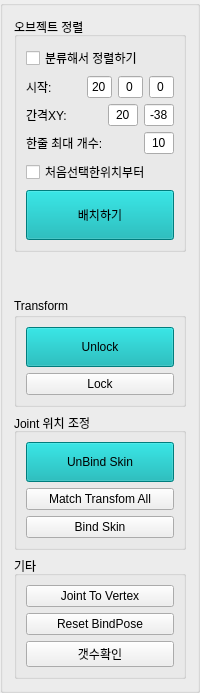
            <widget class="QGroupBox" name="groupBox">
             <property name="title">
              <string/>
             </property>
             <layout class="QVBoxLayout" name="verticalLayout_5">
              <item>
               <widget class="QGroupBox" name="groupBox_7">
                <property name="title">
                 <string>오브젝트 정렬</string>
                </property>
                <layout class="QVBoxLayout" name="verticalLayout_12">
                 <item>
                  <widget class="QCheckBox" name="cb_alignCategory">
                   <property name="text">
                    <string>분류해서 정렬하기</string>
                   </property>
                  </widget>
                 </item>
                 <item>
                  <layout class="QHBoxLayout" name="horizontalLayout_3">
                   <item>
                    <widget class="QLabel" name="label_4">
                     <property name="text">
                      <string>시작:</string>
                     </property>
                    </widget>
                   </item>
                   <item>
                    <widget class="QLineEdit" name="lineEdit_startX">
                     <property name="sizePolicy">
                      <sizepolicy hsizetype="Minimum" vsizetype="Fixed">
                       <horstretch>0</horstretch>
                       <verstretch>0</verstretch>
                      </sizepolicy>
                     </property>
                     <property name="maximumSize">
                      <size>
                       <width>25</width>
                       <height>16777215</height>
                      </size>
                     </property>
                     <property name="text">
                      <string>20</string>
                     </property>
                     <property name="alignment">
                      <set>Qt::AlignCenter</set>
                     </property>
                    </widget>
                   </item>
                   <item>
                    <widget class="QLineEdit" name="lineEdit_startY">
                     <property name="sizePolicy">
                      <sizepolicy hsizetype="Minimum" vsizetype="Fixed">
                       <horstretch>0</horstretch>
                       <verstretch>0</verstretch>
                      </sizepolicy>
                     </property>
                     <property name="maximumSize">
                      <size>
                       <width>25</width>
                       <height>16777215</height>
                      </size>
                     </property>
                     <property name="text">
                      <string>0</string>
                     </property>
                     <property name="alignment">
                      <set>Qt::AlignCenter</set>
                     </property>
                    </widget>
                   </item>
                   <item>
                    <widget class="QLineEdit" name="lineEdit_startZ">
                     <property name="sizePolicy">
                      <sizepolicy hsizetype="Minimum" vsizetype="Fixed">
                       <horstretch>0</horstretch>
                       <verstretch>0</verstretch>
                      </sizepolicy>
                     </property>
                     <property name="maximumSize">
                      <size>
                       <width>25</width>
                       <height>111111</height>
                      </size>
                     </property>
                     <property name="text">
                      <string>0</string>
                     </property>
                     <property name="alignment">
                      <set>Qt::AlignCenter</set>
                     </property>
                    </widget>
                   </item>
                  </layout>
                 </item>
                 <item>
                  <layout class="QHBoxLayout" name="horizontalLayout_5">
                   <item>
                    <widget class="QLabel" name="label_5">
                     <property name="text">
                      <string>간격XY:</string>
                     </property>
                    </widget>
                   </item>
                   <item>
                    <widget class="QLineEdit" name="lineEdit_intervalX">
                     <property name="sizePolicy">
                      <sizepolicy hsizetype="Minimum" vsizetype="Fixed">
                       <horstretch>0</horstretch>
                       <verstretch>0</verstretch>
                      </sizepolicy>
                     </property>
                     <property name="maximumSize">
                      <size>
                       <width>30</width>
                       <height>16777215</height>
                      </size>
                     </property>
                     <property name="text">
                      <string>20</string>
                     </property>
                     <property name="alignment">
                      <set>Qt::AlignCenter</set>
                     </property>
                    </widget>
                   </item>
                   <item>
                    <widget class="QLineEdit" name="lineEdit_intervalY">
                     <property name="sizePolicy">
                      <sizepolicy hsizetype="Minimum" vsizetype="Fixed">
                       <horstretch>0</horstretch>
                       <verstretch>0</verstretch>
                      </sizepolicy>
                     </property>
                     <property name="maximumSize">
                      <size>
                       <width>30</width>
                       <height>16777215</height>
                      </size>
                     </property>
                     <property name="text">
                      <string>-38</string>
                     </property>
                     <property name="alignment">
                      <set>Qt::AlignCenter</set>
                     </property>
                    </widget>
                   </item>
                  </layout>
                 </item>
                 <item>
                  <layout class="QHBoxLayout" name="horizontalLayout_7">
                   <item>
                    <widget class="QLabel" name="label_9">
                     <property name="text">
                      <string>한줄 최대 개수:</string>
                     </property>
                    </widget>
                   </item>
                   <item>
                    <widget class="QLineEdit" name="lineEdit_lineMaxCount">
                     <property name="sizePolicy">
                      <sizepolicy hsizetype="Minimum" vsizetype="Fixed">
                       <horstretch>0</horstretch>
                       <verstretch>0</verstretch>
                      </sizepolicy>
                     </property>
                     <property name="maximumSize">
                      <size>
                       <width>30</width>
                       <height>16777215</height>
                      </size>
                     </property>
                     <property name="text">
                      <string>10</string>
                     </property>
                     <property name="alignment">
                      <set>Qt::AlignCenter</set>
                     </property>
                    </widget>
                   </item>
                  </layout>
                 </item>
                 <item>
                  <widget class="QCheckBox" name="cb_startPositionObject">
                   <property name="text">
                    <string>처음선택한위치부터</string>
                   </property>
                  </widget>
                 </item>
                 <item>
                  <widget class="QPushButton" name="pb_alignObject">
                   <property name="minimumSize">
                    <size>
                     <width>0</width>
                     <height>50</height>
                    </size>
                   </property>
                   <property name="styleSheet">
                    <string notr="true">background-color: rgb(0,175, 175);</string>
                   </property>
                   <property name="text">
                    <string>배치하기</string>
                   </property>
                  </widget>
                 </item>
                </layout>
               </widget>
              </item>
              <item>
               <spacer name="verticalSpacer_4">
                <property name="orientation">
                 <enum>Qt::Vertical</enum>
                </property>
                <property name="sizeHint" stdset="0">
                 <size>
                  <width>20</width>
                  <height>40</height>
                 </size>
                </property>
               </spacer>
              </item>
              <item>
               <widget class="QGroupBox" name="groupBox_5">
                <property name="title">
                 <string>Transform</string>
                </property>
                <layout class="QVBoxLayout" name="verticalLayout_9">
                 <item>
                  <widget class="QPushButton" name="pb_unlock">
                   <property name="minimumSize">
                    <size>
                     <width>0</width>
                     <height>40</height>
                    </size>
                   </property>
                   <property name="styleSheet">
                    <string notr="true">background-color: rgb(0,175, 175);</string>
                   </property>
                   <property name="text">
                    <string>Unlock</string>
                   </property>
                  </widget>
                 </item>
                 <item>
                  <widget class="QPushButton" name="pb_lock">
                   <property name="text">
                    <string>Lock</string>
                   </property>
                  </widget>
                 </item>
                </layout>
               </widget>
              </item>
              <item>
               <widget class="QGroupBox" name="groupBox_3">
                <property name="title">
                 <string>Joint 위치 조정</string>
                </property>
                <layout class="QVBoxLayout" name="verticalLayout_6">
                 <item>
                  <widget class="QPushButton" name="pb_unbind">
                   <property name="minimumSize">
                    <size>
                     <width>0</width>
                     <height>40</height>
                    </size>
                   </property>
                   <property name="styleSheet">
                    <string notr="true">background-color: rgb(0,175, 175);</string>
                   </property>
                   <property name="text">
                    <string>UnBind Skin</string>
                   </property>
                  </widget>
                 </item>
                 <item>
                  <widget class="QPushButton" name="pb_matchtransform">
                   <property name="text">
                    <string>Match Transfom All</string>
                   </property>
                  </widget>
                 </item>
                 <item>
                  <widget class="QPushButton" name="pb_bind">
                   <property name="text">
                    <string>Bind Skin</string>
                   </property>
                  </widget>
                 </item>
                </layout>
               </widget>
              </item>
              <item>
               <widget class="QGroupBox" name="groupBox_6">
                <property name="title">
                 <string>기타</string>
                </property>
                <layout class="QVBoxLayout" name="verticalLayout_11">
                 <item>
                  <widget class="QPushButton" name="pb_jointToVertex">
                   <property name="text">
                    <string>Joint To Vertex</string>
                   </property>
                  </widget>
                 </item>
                 <item>
                  <widget class="QPushButton" name="pb_resetbindpose">
                   <property name="text">
                    <string>Reset BindPose</string>
                   </property>
                  </widget>
                 </item>
                 <item>
                  <widget class="QPushButton" name="pb_counter">
                   <property name="text">
                    <string>갯수확인</string>
                   </property>
                  </widget>
                 </item>
                </layout>
               </widget>
              </item>
             </layout>
            </widget>
